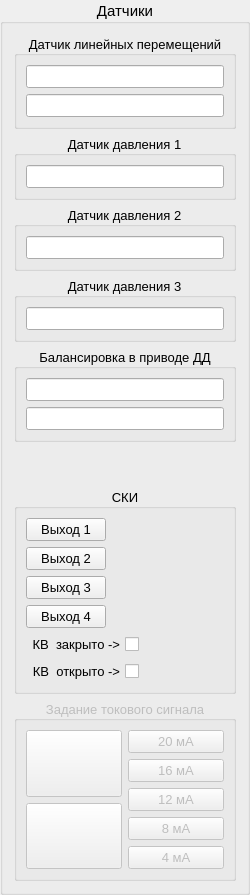
         <widget class="QGroupBox" name="groupBox_sensors">
          <property name="sizePolicy">
           <sizepolicy hsizetype="Maximum" vsizetype="Preferred">
            <horstretch>0</horstretch>
            <verstretch>0</verstretch>
           </sizepolicy>
          </property>
          <property name="maximumSize">
           <size>
            <width>300</width>
            <height>16777215</height>
           </size>
          </property>
          <property name="font">
           <font>
            <family>Segoe UI</family>
            <pointsize>11</pointsize>
           </font>
          </property>
          <property name="title">
           <string>Датчики</string>
          </property>
          <property name="alignment">
           <set>Qt::AlignmentFlag::AlignCenter</set>
          </property>
          <layout class="QVBoxLayout" name="verticalLayout_7">
           <item>
            <widget class="QGroupBox" name="groupBox_linearMotionSensor">
             <property name="minimumSize">
              <size>
               <width>220</width>
               <height>0</height>
              </size>
             </property>
             <property name="font">
              <font>
               <family>Segoe UI</family>
               <pointsize>10</pointsize>
              </font>
             </property>
             <property name="title">
              <string>Датчик линейных перемещений</string>
             </property>
             <property name="alignment">
              <set>Qt::AlignmentFlag::AlignCenter</set>
             </property>
             <layout class="QVBoxLayout" name="verticalLayout_3">
              <item>
               <widget class="QLineEdit" name="lineEdit_linearSensor">
                <property name="sizePolicy">
                 <sizepolicy hsizetype="Preferred" vsizetype="Preferred">
                  <horstretch>0</horstretch>
                  <verstretch>0</verstretch>
                 </sizepolicy>
                </property>
                <property name="focusPolicy">
                 <enum>Qt::FocusPolicy::NoFocus</enum>
                </property>
                <property name="text">
                 <string/>
                </property>
                <property name="readOnly">
                 <bool>true</bool>
                </property>
               </widget>
              </item>
              <item>
               <widget class="QLineEdit" name="lineEdit_linearSensorPercent">
                <property name="sizePolicy">
                 <sizepolicy hsizetype="Preferred" vsizetype="Preferred">
                  <horstretch>0</horstretch>
                  <verstretch>0</verstretch>
                 </sizepolicy>
                </property>
                <property name="focusPolicy">
                 <enum>Qt::FocusPolicy::NoFocus</enum>
                </property>
                <property name="text">
                 <string/>
                </property>
                <property name="readOnly">
                 <bool>true</bool>
                </property>
               </widget>
              </item>
             </layout>
            </widget>
           </item>
           <item>
            <widget class="QGroupBox" name="groupBox_pressureSensor_1">
             <property name="font">
              <font>
               <family>Segoe UI</family>
               <pointsize>10</pointsize>
              </font>
             </property>
             <property name="title">
              <string>Датчик давления 1</string>
             </property>
             <property name="alignment">
              <set>Qt::AlignmentFlag::AlignCenter</set>
             </property>
             <layout class="QVBoxLayout" name="verticalLayout_6">
              <item>
               <widget class="QLineEdit" name="lineEdit_pressureSensor_1">
                <property name="sizePolicy">
                 <sizepolicy hsizetype="Preferred" vsizetype="Preferred">
                  <horstretch>0</horstretch>
                  <verstretch>0</verstretch>
                 </sizepolicy>
                </property>
                <property name="focusPolicy">
                 <enum>Qt::FocusPolicy::NoFocus</enum>
                </property>
                <property name="readOnly">
                 <bool>true</bool>
                </property>
               </widget>
              </item>
             </layout>
            </widget>
           </item>
           <item>
            <widget class="QGroupBox" name="groupBox_pressureSensor_2">
             <property name="font">
              <font>
               <family>Segoe UI</family>
               <pointsize>10</pointsize>
              </font>
             </property>
             <property name="title">
              <string>Датчик давления 2</string>
             </property>
             <property name="alignment">
              <set>Qt::AlignmentFlag::AlignCenter</set>
             </property>
             <layout class="QVBoxLayout" name="verticalLayout_4">
              <item>
               <widget class="QLineEdit" name="lineEdit_pressureSensor_2">
                <property name="sizePolicy">
                 <sizepolicy hsizetype="Preferred" vsizetype="Preferred">
                  <horstretch>0</horstretch>
                  <verstretch>0</verstretch>
                 </sizepolicy>
                </property>
                <property name="focusPolicy">
                 <enum>Qt::FocusPolicy::NoFocus</enum>
                </property>
                <property name="readOnly">
                 <bool>true</bool>
                </property>
               </widget>
              </item>
             </layout>
            </widget>
           </item>
           <item>
            <widget class="QGroupBox" name="groupBox_pressureSensor_3">
             <property name="font">
              <font>
               <family>Segoe UI</family>
               <pointsize>10</pointsize>
              </font>
             </property>
             <property name="title">
              <string>Датчик давления 3</string>
             </property>
             <property name="alignment">
              <set>Qt::AlignmentFlag::AlignCenter</set>
             </property>
             <layout class="QVBoxLayout" name="verticalLayout_5">
              <item>
               <widget class="QLineEdit" name="lineEdit_pressureSensor_3">
                <property name="sizePolicy">
                 <sizepolicy hsizetype="Preferred" vsizetype="Preferred">
                  <horstretch>0</horstretch>
                  <verstretch>0</verstretch>
                 </sizepolicy>
                </property>
                <property name="focusPolicy">
                 <enum>Qt::FocusPolicy::NoFocus</enum>
                </property>
                <property name="readOnly">
                 <bool>true</bool>
                </property>
               </widget>
              </item>
             </layout>
            </widget>
           </item>
           <item>
            <widget class="QGroupBox" name="groupBox_driveBalancer">
             <property name="enabled">
              <bool>true</bool>
             </property>
             <property name="minimumSize">
              <size>
               <width>220</width>
               <height>0</height>
              </size>
             </property>
             <property name="font">
              <font>
               <family>Segoe UI</family>
               <pointsize>10</pointsize>
              </font>
             </property>
             <property name="title">
              <string>Балансировка в приводе ДД</string>
             </property>
             <property name="alignment">
              <set>Qt::AlignmentFlag::AlignCenter</set>
             </property>
             <layout class="QVBoxLayout" name="verticalLayout_35">
              <item>
               <widget class="QLineEdit" name="lineEdit_driveBalancerPercent">
                <property name="sizePolicy">
                 <sizepolicy hsizetype="Preferred" vsizetype="Preferred">
                  <horstretch>0</horstretch>
                  <verstretch>0</verstretch>
                 </sizepolicy>
                </property>
                <property name="focusPolicy">
                 <enum>Qt::FocusPolicy::NoFocus</enum>
                </property>
                <property name="readOnly">
                 <bool>true</bool>
                </property>
               </widget>
              </item>
              <item>
               <widget class="QLineEdit" name="lineEdit_driveBalancerValue"/>
              </item>
             </layout>
            </widget>
           </item>
           <item>
            <spacer name="verticalSpacer_2">
             <property name="orientation">
              <enum>Qt::Orientation::Vertical</enum>
             </property>
             <property name="sizeHint" stdset="0">
              <size>
               <width>20</width>
               <height>40</height>
              </size>
             </property>
            </spacer>
           </item>
           <item>
            <widget class="QGroupBox" name="groupBox_DO">
             <property name="enabled">
              <bool>true</bool>
             </property>
             <property name="font">
              <font>
               <family>Segoe UI</family>
               <pointsize>10</pointsize>
              </font>
             </property>
             <property name="title">
              <string>СКИ</string>
             </property>
             <property name="alignment">
              <set>Qt::AlignmentFlag::AlignCenter</set>
             </property>
             <layout class="QFormLayout" name="formLayout_2">
              <item row="0" column="0">
               <widget class="QPushButton" name="pushButton_DO0">
                <property name="sizePolicy">
                 <sizepolicy hsizetype="Maximum" vsizetype="Maximum">
                  <horstretch>0</horstretch>
                  <verstretch>0</verstretch>
                 </sizepolicy>
                </property>
                <property name="text">
                 <string>Выход 1</string>
                </property>
                <property name="checkable">
                 <bool>true</bool>
                </property>
                <property name="checked">
                 <bool>false</bool>
                </property>
                <property name="flat">
                 <bool>false</bool>
                </property>
               </widget>
              </item>
              <item row="1" column="0">
               <widget class="QPushButton" name="pushButton_DO1">
                <property name="sizePolicy">
                 <sizepolicy hsizetype="Minimum" vsizetype="Preferred">
                  <horstretch>0</horstretch>
                  <verstretch>0</verstretch>
                 </sizepolicy>
                </property>
                <property name="text">
                 <string>Выход 2</string>
                </property>
                <property name="checkable">
                 <bool>true</bool>
                </property>
                <property name="checked">
                 <bool>false</bool>
                </property>
                <property name="flat">
                 <bool>false</bool>
                </property>
               </widget>
              </item>
              <item row="2" column="0">
               <widget class="QPushButton" name="pushButton_DO2">
                <property name="sizePolicy">
                 <sizepolicy hsizetype="Minimum" vsizetype="Preferred">
                  <horstretch>0</horstretch>
                  <verstretch>0</verstretch>
                 </sizepolicy>
                </property>
                <property name="text">
                 <string>Выход 3</string>
                </property>
                <property name="checkable">
                 <bool>true</bool>
                </property>
                <property name="checked">
                 <bool>false</bool>
                </property>
                <property name="flat">
                 <bool>false</bool>
                </property>
               </widget>
              </item>
              <item row="3" column="0">
               <widget class="QPushButton" name="pushButton_DO3">
                <property name="sizePolicy">
                 <sizepolicy hsizetype="Minimum" vsizetype="Preferred">
                  <horstretch>0</horstretch>
                  <verstretch>0</verstretch>
                 </sizepolicy>
                </property>
                <property name="text">
                 <string>Выход 4</string>
                </property>
                <property name="checkable">
                 <bool>true</bool>
                </property>
                <property name="checked">
                 <bool>false</bool>
                </property>
                <property name="flat">
                 <bool>false</bool>
                </property>
               </widget>
              </item>
              <item row="4" column="0">
               <widget class="QCheckBox" name="checkBox_switch_3_0">
                <property name="sizePolicy">
                 <sizepolicy hsizetype="Preferred" vsizetype="Preferred">
                  <horstretch>0</horstretch>
                  <verstretch>0</verstretch>
                 </sizepolicy>
                </property>
                <property name="focusPolicy">
                 <enum>Qt::FocusPolicy::NoFocus</enum>
                </property>
                <property name="layoutDirection">
                 <enum>Qt::LayoutDirection::RightToLeft</enum>
                </property>
                <property name="text">
                 <string>КВ  закрыто -&gt;</string>
                </property>
                <property name="checkable">
                 <bool>true</bool>
                </property>
               </widget>
              </item>
              <item row="5" column="0">
               <widget class="QCheckBox" name="checkBox_switch_0_3">
                <property name="sizePolicy">
                 <sizepolicy hsizetype="Preferred" vsizetype="Preferred">
                  <horstretch>0</horstretch>
                  <verstretch>0</verstretch>
                 </sizepolicy>
                </property>
                <property name="focusPolicy">
                 <enum>Qt::FocusPolicy::NoFocus</enum>
                </property>
                <property name="layoutDirection">
                 <enum>Qt::LayoutDirection::RightToLeft</enum>
                </property>
                <property name="text">
                 <string>КВ  открыто -&gt;</string>
                </property>
                <property name="checkable">
                 <bool>true</bool>
                </property>
                <property name="checked">
                 <bool>false</bool>
                </property>
               </widget>
              </item>
             </layout>
            </widget>
           </item>
           <item>
            <widget class="QGroupBox" name="groupBox_SettingCurrentSignal">
             <property name="enabled">
              <bool>false</bool>
             </property>
             <property name="font">
              <font>
               <family>Segoe UI</family>
               <pointsize>10</pointsize>
              </font>
             </property>
             <property name="title">
              <string>Задание токового сигнала</string>
             </property>
             <property name="alignment">
              <set>Qt::AlignmentFlag::AlignCenter</set>
             </property>
             <layout class="QHBoxLayout" name="horizontalLayout_11">
              <item>
               <layout class="QVBoxLayout" name="verticalLayout_arrow">
                <item>
                 <widget class="QToolButton" name="toolButton_arrowUp">
                  <property name="sizePolicy">
                   <sizepolicy hsizetype="Preferred" vsizetype="Preferred">
                    <horstretch>0</horstretch>
                    <verstretch>0</verstretch>
                   </sizepolicy>
                  </property>
                  <property name="text">
                   <string/>
                  </property>
                  <property name="shortcut">
                   <string>Up</string>
                  </property>
                 </widget>
                </item>
                <item>
                 <widget class="QToolButton" name="toolButton_arrowDown">
                  <property name="sizePolicy">
                   <sizepolicy hsizetype="Preferred" vsizetype="Preferred">
                    <horstretch>0</horstretch>
                    <verstretch>0</verstretch>
                   </sizepolicy>
                  </property>
                  <property name="text">
                   <string/>
                  </property>
                  <property name="shortcut">
                   <string>Down</string>
                  </property>
                 </widget>
                </item>
               </layout>
              </item>
              <item>
               <layout class="QVBoxLayout" name="verticalLayout_signalsButton">
                <item>
                 <widget class="QPushButton" name="pushButton_signal_20mA">
                  <property name="text">
                   <string>20 мА</string>
                  </property>
                 </widget>
                </item>
                <item>
                 <widget class="QPushButton" name="pushButton_signal_16mA">
                  <property name="text">
                   <string>16 мА</string>
                  </property>
                 </widget>
                </item>
                <item>
                 <widget class="QPushButton" name="pushButton_signal_12mA">
                  <property name="text">
                   <string>12 мА</string>
                  </property>
                 </widget>
                </item>
                <item>
                 <widget class="QPushButton" name="pushButton_signal_8mA">
                  <property name="text">
                   <string>8 мА</string>
                  </property>
                 </widget>
                </item>
                <item>
                 <widget class="QPushButton" name="pushButton_signal_4mA">
                  <property name="text">
                   <string>4 мА</string>
                  </property>
                 </widget>
                </item>
               </layout>
              </item>
             </layout>
            </widget>
           </item>
          </layout>
         </widget>
